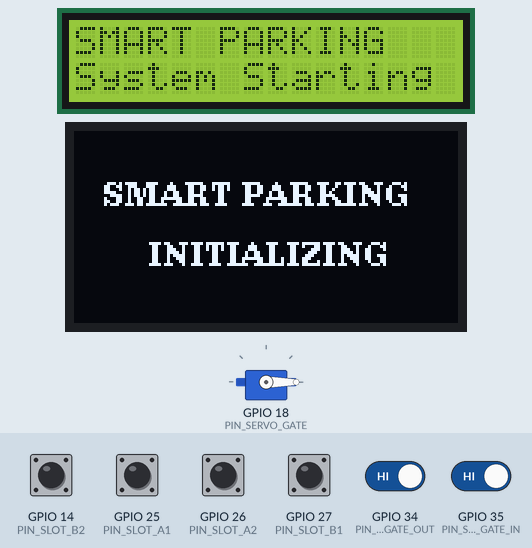
Simulated run of this program. Board: ESP32. On the bench: servo, 16×2 character LCD, 128×64 one-colour display. The test bench sets the inputs (shaded band); at power-on: GPIO 14 (PIN_SLOT_B2), GPIO 25 (PIN_SLOT_A1), GPIO 26 (PIN_SLOT_A2), GPIO 27 (PIN_SLOT_B1), GPIO 34 (PIN_SENSOR_GATE_OUT), GPIO 35 (PIN_SENSOR_GATE_IN) HIGH. What the program prints to the serial monitor is not drawn.

Above: at 2.4 s.
2.5 s: GPIO 34 (PIN_SENSOR_GATE_OUT) driven LOW
At 3.7 s:
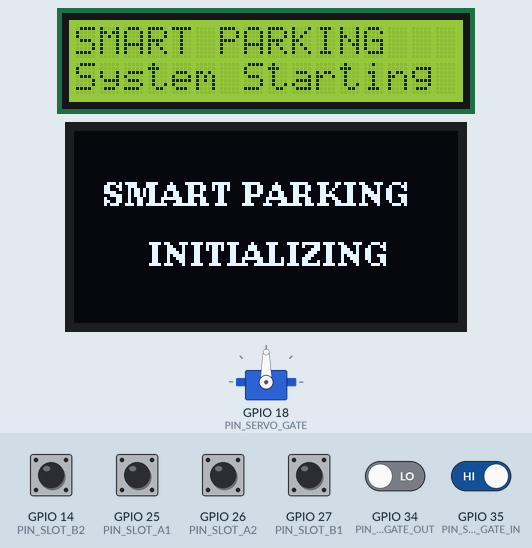
4.0 s: GPIO 14 (PIN_SLOT_B2) pulled LOW for 1 s
6.5 s: GPIO 25 (PIN_SLOT_A1) pulled LOW for 1 s
9.0 s: GPIO 26 (PIN_SLOT_A2) pulled LOW for 1 s
13.0 s: GPIO 27 (PIN_SLOT_B1) pulled LOW for 1 s
15.5 s: GPIO 35 (PIN_SENSOR_GATE_IN) driven LOW
Timing chart, 0 to 18.0 s (numbered marks = the images above; inputs shaded):
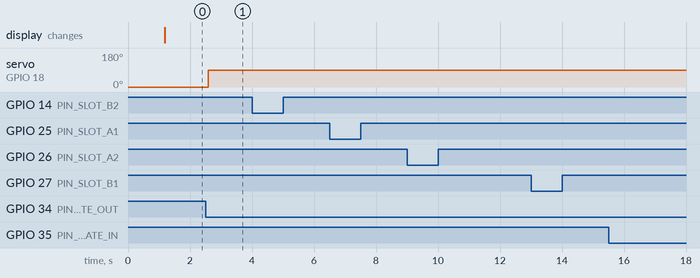

The program:

main.cpp
```cpp
#include <Arduino.h>
#include <Wire.h>
#include "config.h"
#include "ParkingMonitor.h"
#include "GateController.h"
#include "DisplayManager.h"
#include "NetworkClient.h"

// Khởi tạo các đối tượng điều khiển hệ thống
ParkingMonitor parking;
GateController gate;
DisplayManager display;
NetworkClient  network;

void setup() {
    Serial.begin(SERIAL_BAUD);
    delay(1000); // Đợi Serial ổn định để không mất log đầu tiên

    Serial.println();
    Serial.println(F("=================================================="));
    Serial.println(F("    BAI DO XE THONG MINH - ESP32 Firmware v1.0   "));
    Serial.println(F("=================================================="));
    Serial.flush();

    // Khởi tạo I2C bus trước tất cả các module để tránh lock bus
    Serial.print(F("[Init] Khoi tao I2C bus (SDA=21, SCL=22)..."));
    Wire.begin(PIN_I2C_SDA, PIN_I2C_SCL);
    Serial.println(F(" OK"));
    Serial.flush();

    // Khởi động ParkingMonitor (GPIO input, không có I2C)
    Serial.print(F("[Init] ParkingMonitor..."));
    parking.begin();
    Serial.println(F(" OK"));
    Serial.flush();

    // Khởi động GateController (Servo + GPIO input)
    Serial.print(F("[Init] GateController..."));
    gate.begin();
    Serial.println(F(" OK"));
    Serial.flush();

    // Khởi động DisplayManager (LCD + OLED qua I2C)
    Serial.print(F("[Init] DisplayManager..."));
    display.begin();
    Serial.println(F(" OK"));
    Serial.flush();

    // Khởi động NetworkClient
    Serial.print(F("[Init] NetworkClient..."));
    network.begin();
    Serial.println(F(" OK"));
    Serial.flush();

    Serial.println(F("[System] Khoi dong hoan tat!"));
    parking.printStatus();
}

void loop() {
    // 1. Quét cảm biến 4 slot đỗ xe (debounce 250ms non-blocking)
    bool slotStateChanged = parking.update();

    if (slotStateChanged) {
        Serial.println(F("\n[EVENT] Thay doi trang thai o do xe!"));
        parking.printStatus();
    }

    // 2. Cập nhật máy trạng thái Barie & Cảm biến cổng vào/ra
    gate.update(parking.isFull());

    if (gate.carJustEntered()) {
        Serial.println(F("\n[GATE NOTIFY] >> 1 XE VAO BAI THANH CONG! <<"));
    }

    if (gate.carJustExited()) {
        Serial.println(F("\n[GATE NOTIFY] >> 1 XE ROI BAI THANH CONG! <<"));
    }

    // 3. Cập nhật giao diện màn hình LCD & OLED
    display.update(
        parking.getTotalAvailable(),
        parking.getAvailableA(),
        parking.getAvailableB(),
        gate.isBarrierOpen(),
        gate.getLastEvent()
    );

    // 4. Đồng bộ Telemetry lên Backend
    network.update(parking, gate);
}
```

DisplayManager.h
```cpp
#ifndef DISPLAY_MANAGER_H
#define DISPLAY_MANAGER_H

#include <Arduino.h>
#include <Wire.h>
#include <LiquidCrystal_I2C.h>
#include <U8g2lib.h>
#include "config.h"
#include "GateController.h"

class DisplayManager {
public:
    DisplayManager();

    // Khởi tạo cả LCD 1602 và OLED SH1106 trên bus I2C chung
    void begin();

    // Cập nhật giao diện màn hình non-blocking
    void update(uint8_t totalAvail, uint8_t availA, uint8_t availB,
                bool barrierOpen, GateEvent lastEvent);

    // Cập nhật thủ công LCD
    void showLcdMessage(const char* line1, const char* line2);

private:
    LiquidCrystal_I2C lcd;
    U8G2_SH1106_128X64_NONAME_F_HW_I2C oled;

    unsigned long lastRefreshTime;
};

#endif // DISPLAY_MANAGER_H
```

GateController.h
```cpp
#ifndef GATE_CONTROLLER_H
#define GATE_CONTROLLER_H

#include <Arduino.h>
#include <ESP32Servo.h>
#include "config.h"

// Các sự kiện tại cổng vào/ra để thông báo cho Display & IoT
enum GateEvent {
    GATE_EVENT_NONE,
    GATE_EVENT_CAR_ENTERING,
    GATE_EVENT_CAR_EXITING,
    GATE_EVENT_BLOCKED_FULL,
    GATE_EVENT_TIMEOUT
};

// Các trạng thái máy trạng thái hữu hạn (FSM)
enum GateState {
    GATE_STATE_IDLE,             // Trạng thái nghỉ: Barie đóng, chờ xe đến
    GATE_STATE_ENTERING_WAIT_IN, // Xe đã kích hoạt S_OUT ngoài cổng, chờ chạm S_IN
    GATE_STATE_ENTERING_PASSING, // Xe đang đi qua giữa barie (đã chạm S_IN)
    GATE_STATE_EXITING_WAIT_OUT, // Xe đã kích hoạt S_IN trong bãi, chờ chạm S_OUT
    GATE_STATE_EXITING_PASSING,  // Xe đang đi qua giữa barie (đã chạm S_OUT)
    GATE_STATE_BLOCKED_FULL      // Xe đến khi bãi đầy, từ chối mở barie
};

class GateController {
public:
    GateController();

    // Khởi tạo chân Servo và các chân cảm biến S_OUT, S_IN
    void begin();

    // Cập nhật State Machine điều khiển cổng (gọi liên tục trong loop)
    void update(bool parkingFull);

    // Kiểm tra barie đang mở hay đóng
    bool isBarrierOpen() const;

    // Lấy sự kiện cổng gần nhất (dùng cho Display & Telemetry)
    GateEvent getLastEvent() const;

    // Reset sự kiện sau khi đã được xử lý hiển thị
    void clearLastEvent();

    // Cờ báo hiệu xe vừa hoàn tất quá trình vào bãi (tự reset sau khi đọc)
    bool carJustEntered();

    // Cờ báo hiệu xe vừa hoàn tất quá trình ra bãi (tự reset sau khi đọc)
    bool carJustExited();

    // Tên trạng thái dạng chuỗi phục vụ in log
    const char* getStateName() const;

private:
    Servo gateServo;
    GateState currentState;
    GateEvent lastEvent;
    bool barrierOpen;
    unsigned long barrierOpenTimestamp;

    // Cờ sự kiện hoàn tất 1 lượt xe
    bool flagJustEntered;
    bool flagJustExited;

    // Biến debounce cho 2 cảm biến cổng (LM393)
    bool rawSensorOut;
    bool confirmedSensorOut;
    unsigned long lastDebounceTimeOut;

    bool rawSensorIn;
    bool confirmedSensorIn;
    unsigned long lastDebounceTimeIn;

    void updateSensors();
    void openBarrier();
    void closeBarrier();
    void changeState(GateState newState);
};

#endif // GATE_CONTROLLER_H
```

NetworkClient.h
```cpp
#ifndef NETWORK_CLIENT_H
#define NETWORK_CLIENT_H

#include <Arduino.h>
#include <WiFi.h>
#include <HTTPClient.h>
#include <ArduinoJson.h>
#include "config.h"
#include "ParkingMonitor.h"
#include "GateController.h"

class NetworkClient {
public:
    NetworkClient();

    // Khởi tạo Wi-Fi (nếu ENABLE_WIFI = true)
    void begin();

    // Cập nhật và gửi telemetry định kỳ non-blocking
    void update(const ParkingMonitor& parking, const GateController& gate);

    // Kiểm tra trạng thái kết nối
    bool isConnected() const;

private:
    unsigned long lastTelemetryTime;

    void sendTelemetry(const ParkingMonitor& parking, const GateController& gate);
};

#endif // NETWORK_CLIENT_H
```

ParkingMonitor.h
```cpp
#ifndef PARKING_MONITOR_H
#define PARKING_MONITOR_H

#include <Arduino.h>
#include "config.h"

class ParkingMonitor {
public:
    ParkingMonitor();

    // Khởi tạo các chân GPIO cho 4 ô đỗ xe
    void begin();

    // Quét cảm biến & cập nhật debounce non-blocking. Trả về true nếu có ô thay đổi trạng thái
    bool update();

    // Kiểm tra trạng thái từng slot (0: A1, 1: A2, 2: B1, 3: B2)
    // Trả về true: Đã có xe (Occupied), false: Đang trống (Available)
    bool isOccupied(uint8_t slotIndex) const;

    // Trả về tên slot theo chỉ số
    const char* getSlotName(uint8_t slotIndex) const;

    // Lấy số lượng ô trống theo khu vực & toàn bãi
    uint8_t getAvailableA() const;
    uint8_t getAvailableB() const;
    uint8_t getTotalAvailable() const;
    uint8_t getOccupiedCount() const;

    // Bãi đỗ xe đã đầy hoàn toàn
    bool isFull() const;

    // In trạng thái chi tiết 4 slot ra Serial
    void printStatus() const;

private:
    const uint8_t slotPins[NUM_SLOTS] = {
        PIN_SLOT_A1,
        PIN_SLOT_A2,
        PIN_SLOT_B1,
        PIN_SLOT_B2
    };

    const char* slotNames[NUM_SLOTS] = {
        "A1", "A2", "B1", "B2"
    };

    bool rawState[NUM_SLOTS];
    bool confirmedState[NUM_SLOTS];
    unsigned long lastDebounceTime[NUM_SLOTS];
};

#endif // PARKING_MONITOR_H
```

DisplayManager.cpp
```cpp
#include "DisplayManager.h"

DisplayManager::DisplayManager()
    : lcd(I2C_ADDR_LCD, 16, 2),
      oled(U8G2_R0, /* reset=*/ U8X8_PIN_NONE),
      lastRefreshTime(0) {
}

void DisplayManager::begin() {
    // Wire.begin() được gọi tập trung trong main.cpp::setup() để tránh conflict

    // Khởi tạo LCD 1602
    lcd.init();
    lcd.backlight();
    lcd.setCursor(0, 0);
    lcd.print("SMART PARKING");
    lcd.setCursor(0, 1);
    lcd.print("System Starting");

    // Khởi tạo OLED 1.3" (SH1106)
    oled.begin();
    oled.clearBuffer();
    oled.setFont(u8g2_font_ncenB08_tr);
    oled.drawStr(10, 25, "SMART PARKING");
    oled.drawStr(25, 45, "INITIALIZING");
    oled.sendBuffer();

    Serial.println(F("[DisplayManager] LCD 1602 (0x27) + OLED SH1106 (0x3C) ready."));
}

void DisplayManager::update(uint8_t totalAvail, uint8_t availA, uint8_t availB,
                            bool barrierOpen, GateEvent lastEvent) {
    // Tránh warning unused parameters trong Phase stub
    (void)totalAvail;
    (void)availA;
    (void)availB;
    (void)barrierOpen;
    (void)lastEvent;
}

void DisplayManager::showLcdMessage(const char* line1, const char* line2) {
    lcd.clear();
    lcd.setCursor(0, 0);
    lcd.print(line1);
    lcd.setCursor(0, 1);
    lcd.print(line2);
}
```

GateController.cpp
```cpp
#include "GateController.h"

#define GATE_SENSOR_DEBOUNCE_MS 80

GateController::GateController()
    : currentState(GATE_STATE_IDLE),
      lastEvent(GATE_EVENT_NONE),
      barrierOpen(false),
      barrierOpenTimestamp(0),
      flagJustEntered(false),
      flagJustExited(false),
      rawSensorOut(false),
      confirmedSensorOut(false),
      lastDebounceTimeOut(0),
      rawSensorIn(false),
      confirmedSensorIn(false),
      lastDebounceTimeIn(0) {
}

void GateController::begin() {
    // GPIO 34, 35 là GPI only (chỉ đọc input thuần, không pullup)
    pinMode(PIN_SENSOR_GATE_OUT, INPUT);
    pinMode(PIN_SENSOR_GATE_IN, INPUT);

    // Chuẩn bị servo SG90
    ESP32PWM::allocateTimer(0);
    gateServo.setPeriodHertz(50); // Chuẩn servo 50Hz
    gateServo.attach(PIN_SERVO_GATE, 500, 2400);

    // Mặc định hạ barie
    closeBarrier();

    // Khởi tạo đọc trạng thái ban đầu của cảm biến
    rawSensorOut = (digitalRead(PIN_SENSOR_GATE_OUT) == SENSOR_ACTIVE_LEVEL);
    confirmedSensorOut = rawSensorOut;
    rawSensorIn = (digitalRead(PIN_SENSOR_GATE_IN) == SENSOR_ACTIVE_LEVEL);
    confirmedSensorIn = rawSensorIn;

    Serial.println(F("[GateController] Initialized gate sensors & SG90 servo (Active-LOW, FSM ready)."));
}

void GateController::updateSensors() {
    unsigned long now = millis();

    // Debounce cảm biến cổng ngoài (S_OUT - GPIO 34)
    bool readingOut = (digitalRead(PIN_SENSOR_GATE_OUT) == SENSOR_ACTIVE_LEVEL);
    if (readingOut != rawSensorOut) {
        rawSensorOut = readingOut;
        lastDebounceTimeOut = now;
    }
    if ((now - lastDebounceTimeOut) >= GATE_SENSOR_DEBOUNCE_MS) {
        confirmedSensorOut = rawSensorOut;
    }

    // Debounce cảm biến cổng trong (S_IN - GPIO 35)
    bool readingIn = (digitalRead(PIN_SENSOR_GATE_IN) == SENSOR_ACTIVE_LEVEL);
    if (readingIn != rawSensorIn) {
        rawSensorIn = readingIn;
        lastDebounceTimeIn = now;
    }
    if ((now - lastDebounceTimeIn) >= GATE_SENSOR_DEBOUNCE_MS) {
        confirmedSensorIn = rawSensorIn;
    }
}

void GateController::update(bool parkingFull) {
    updateSensors();
    unsigned long now = millis();

    switch (currentState) {
        case GATE_STATE_IDLE:
            if (confirmedSensorOut) {
                // Có xe tiếp cận từ phía ngoài bãi
                if (parkingFull) {
                    lastEvent = GATE_EVENT_BLOCKED_FULL;
                    changeState(GATE_STATE_BLOCKED_FULL);
                    Serial.println(F("[GateController] Tu choi xe vao: Bai do xe da DAY!"));
                } else {
                    openBarrier();
                    lastEvent = GATE_EVENT_CAR_ENTERING;
                    changeState(GATE_STATE_ENTERING_WAIT_IN);
                    Serial.println(F("[GateController] Phat hien xe den cong ngoai -> Mo Barie (90 deg)."));
                }
            } else if (confirmedSensorIn) {
                // Có xe tiếp cận từ phía trong bãi muốn ra
                openBarrier();
                lastEvent = GATE_EVENT_CAR_EXITING;
                changeState(GATE_STATE_EXITING_WAIT_OUT);
                Serial.println(F("[GateController] Phat hien xe muon ra -> Mo Barie (90 deg)."));
            }
            break;

        case GATE_STATE_ENTERING_WAIT_IN:
            // Kiểm tra an toàn Timeout 10s nếu xe không đi tiếp
            if ((now - barrierOpenTimestamp) >= GATE_SAFETY_TIMEOUT_MS) {
                closeBarrier();
                lastEvent = GATE_EVENT_TIMEOUT;
                changeState(GATE_STATE_IDLE);
                Serial.println(F("[GateController] Timeout 10s: Xe vao khong qua cong -> Dong barie!"));
                break;
            }

            // Xe tiến vào kích hoạt cảm biến trong
            if (confirmedSensorIn) {
                changeState(GATE_STATE_ENTERING_PASSING);
                Serial.println(F("[GateController] Xe dang di qua cong (cham S_IN)..."));
            }
            break;

        case GATE_STATE_ENTERING_PASSING:
            // Kiểm tra an toàn Timeout 10s
            if ((now - barrierOpenTimestamp) >= GATE_SAFETY_TIMEOUT_MS) {
                closeBarrier();
                lastEvent = GATE_EVENT_TIMEOUT;
                changeState(GATE_STATE_IDLE);
                Serial.println(F("[GateController] Timeout 10s khi xe qua cong -> Dong barie an toan!"));
                break;
            }

            // Xe đã vượt qua hẳn cả 2 cảm biến (cả 2 đều nhả về HIGH)
            if (!confirmedSensorOut && !confirmedSensorIn) {
                closeBarrier();
                flagJustEntered = true;
                changeState(GATE_STATE_IDLE);
                Serial.println(F("[GateController] Xe da VAO BAI HOAN TAT -> Dong barie (0 deg)."));
            }
            break;

        case GATE_STATE_EXITING_WAIT_OUT:
            // Kiểm tra an toàn Timeout 10s nếu xe không ra
            if ((now - barrierOpenTimestamp) >= GATE_SAFETY_TIMEOUT_MS) {
                closeBarrier();
                lastEvent = GATE_EVENT_TIMEOUT;
                changeState(GATE_STATE_IDLE);
                Serial.println(F("[GateController] Timeout 10s: Xe ra khong qua cong -> Dong barie!"));
                break;
            }

            // Xe tiến ra kích hoạt cảm biến ngoài
            if (confirmedSensorOut) {
                changeState(GATE_STATE_EXITING_PASSING);
                Serial.println(F("[GateController] Xe dang di qua cong (cham S_OUT)..."));
            }
            break;

        case GATE_STATE_EXITING_PASSING:
            // Kiểm tra an toàn Timeout 10s
            if ((now - barrierOpenTimestamp) >= GATE_SAFETY_TIMEOUT_MS) {
                closeBarrier();
                lastEvent = GATE_EVENT_TIMEOUT;
                changeState(GATE_STATE_IDLE);
                Serial.println(F("[GateController] Timeout 10s khi xe ra cong -> Dong barie an toan!"));
                break;
            }

            // Xe đã vượt qua hẳn cả 2 cảm biến ra ngoài (cả 2 đều nhả về HIGH)
            if (!confirmedSensorOut && !confirmedSensorIn) {
                closeBarrier();
                flagJustExited = true;
                changeState(GATE_STATE_IDLE);
                Serial.println(F("[GateController] Xe da ROI BAI HOAN TAT -> Dong barie (0 deg)."));
            }
            break;

        case GATE_STATE_BLOCKED_FULL:
            // Chờ cho đến khi xe ngoài cổng rời đi (S_OUT nhả về HIGH)
            if (!confirmedSensorOut) {
                changeState(GATE_STATE_IDLE);
                Serial.println(F("[GateController] Xe bi chan da roi di -> Tro ve trang thai IDLE."));
            }
            break;
    }
}

bool GateController::isBarrierOpen() const {
    return barrierOpen;
}

GateEvent GateController::getLastEvent() const {
    return lastEvent;
}

void GateController::clearLastEvent() {
    lastEvent = GATE_EVENT_NONE;
}

bool GateController::carJustEntered() {
    bool res = flagJustEntered;
    flagJustEntered = false;
    return res;
}

bool GateController::carJustExited() {
    bool res = flagJustExited;
    flagJustExited = false;
    return res;
}

const char* GateController::getStateName() const {
    switch (currentState) {
        case GATE_STATE_IDLE:             return "IDLE";
        case GATE_STATE_ENTERING_WAIT_IN: return "ENTERING_WAIT_IN";
        case GATE_STATE_ENTERING_PASSING: return "ENTERING_PASSING";
        case GATE_STATE_EXITING_WAIT_OUT: return "EXITING_WAIT_OUT";
        case GATE_STATE_EXITING_PASSING:  return "EXITING_PASSING";
        case GATE_STATE_BLOCKED_FULL:     return "BLOCKED_FULL";
        default:                          return "UNKNOWN";
    }
}

void GateController::openBarrier() {
    gateServo.write(SERVO_ANGLE_OPEN);
    barrierOpen = true;
    barrierOpenTimestamp = millis();
}

void GateController::closeBarrier() {
    gateServo.write(SERVO_ANGLE_CLOSED);
    barrierOpen = false;
}

void GateController::changeState(GateState newState) {
    currentState = newState;
}
```

Source omitted: NetworkClient.cpp (2609 bytes), ParkingMonitor.cpp (3543 bytes), config.h (2962 bytes)

Measured:
- after the input at 2.5 s, servo on GPIO 18 (PIN_SERVO_GATE): 0° → 90° after 0.08 s
- after the input at 4.0 s, every drawn part: stays the same
- after the input at 6.5 s, every drawn part: stays the same
- after the input at 13.0 s, every drawn part: stays the same
- after the input at 15.5 s, every drawn part: stays the same
